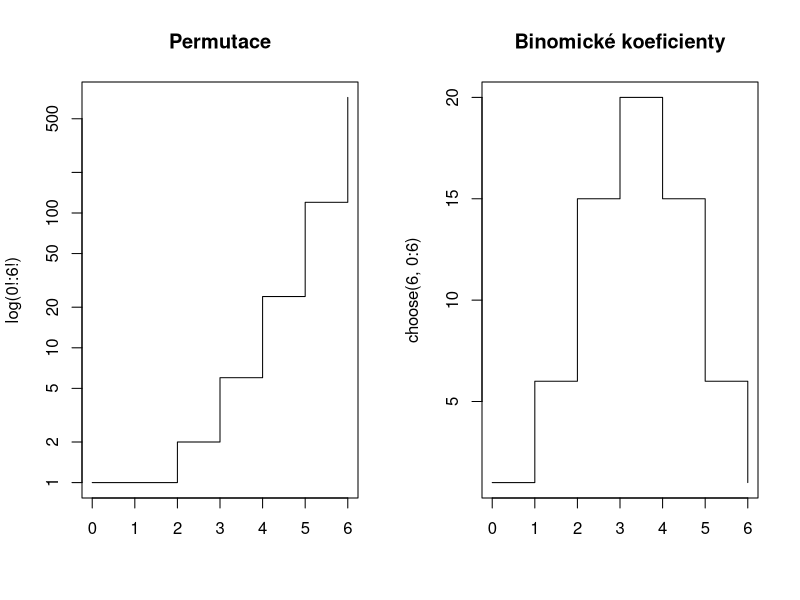
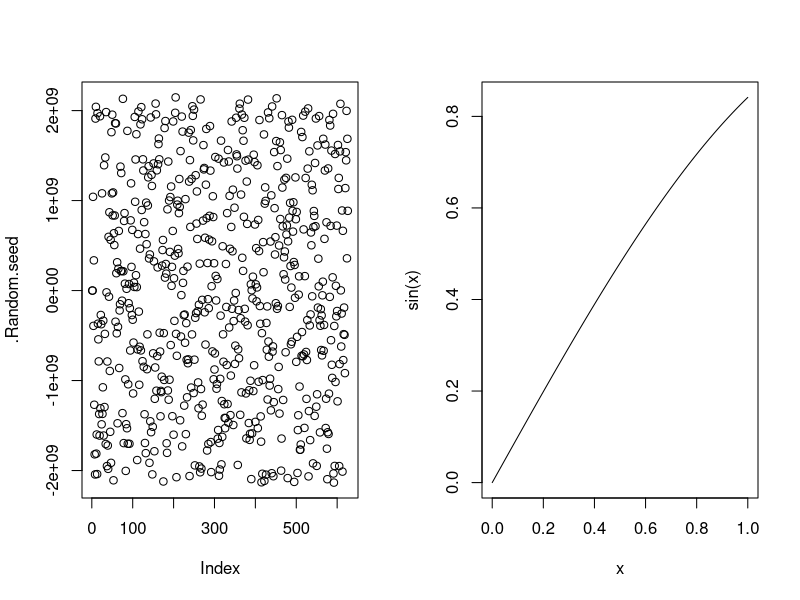

The R script that drew these images, in order:
## ---- chunk 1
par(mfrow = c(1,2))
plot(x = 0:6, 
     y = factorial(0:6), 
     type = "s",
     main = "Permutace", 
     ylab = bquote("log(0!:6!)"), 
     xlab = "",
     log = "y")
plot(x = 0:6, 
     y = choose(6, 0:6), 
     type = "s", 
     xlab = "",
     main = "Binomické koeficienty")
## ---- chunk 2
x <- sample(x = 1:1e3, size = 1) # <1>
set.seed(x)  # <1>
runif(1)

set.seed(x)  # <2>
runif(2)
## ---- chunk 3
seed <- .Random.seed
head(seed, 10)
## ---- chunk 4
plot(.Random.seed)
## ---- chunk 5
x <- rnorm(n = 10, mean = 1.25, sd = 5.36)
mean(x)
sum(x)
median(x)
IQR(x)
fivenum(x)
## ---- chunk 6

## ---- chunk 7
curve(sin(x))
